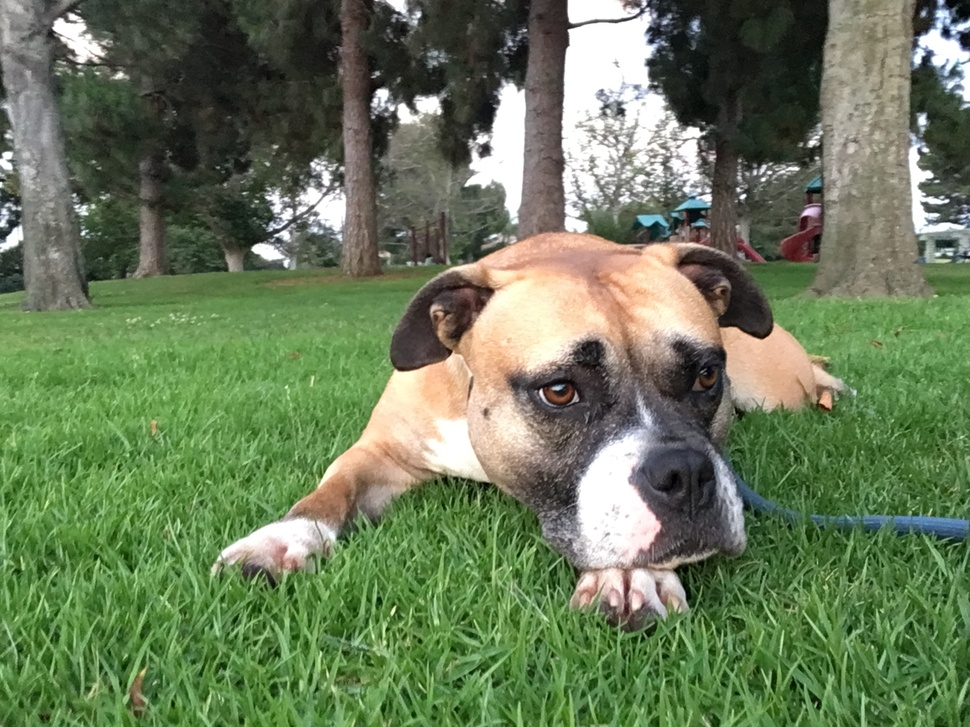
//> input picture HSV/kaushik.jpg, 970 x 727 px, shrunk from 2576 x 1932 before the run
$ ./HSV   (built with g++ and OpenCV 4)
//> lines starting //> are read from the running program, lines starting //| are printed output that depends on the picture
#include<opencv2/opencv.hpp>
#include <iostream>
#include <math.h>


using namespace cv;
using namespace std;

void HSV(vector<Mat>, Mat);


int main()
{

    Mat src = imread("kaushik.jpg",CV_LOAD_IMAGE_COLOR);
//> src is the input picture: 727 rows x 970 cols, CV_8UC3; mean B, G, R 89.5, 123, 105.9

    Mat dst=Mat::zeros(src.rows, src.cols, CV_8UC3);


    vector<Mat> BGR;
    split(src, BGR);
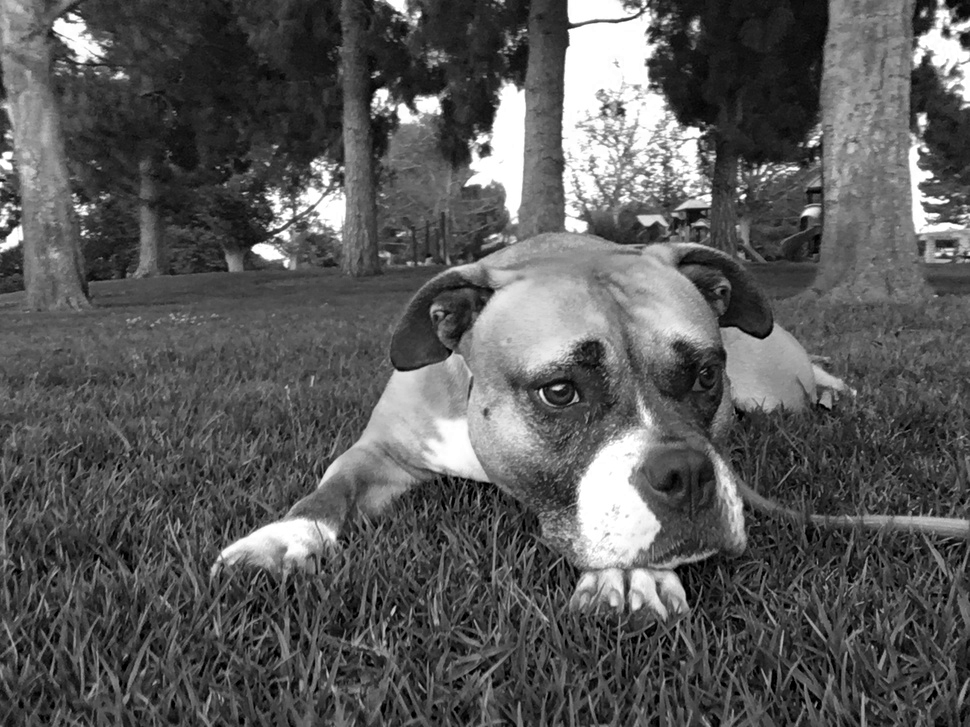
//> BGR[0]: 727 rows x 970 cols, CV_8UC1; min 0, max 255, mean 89.5
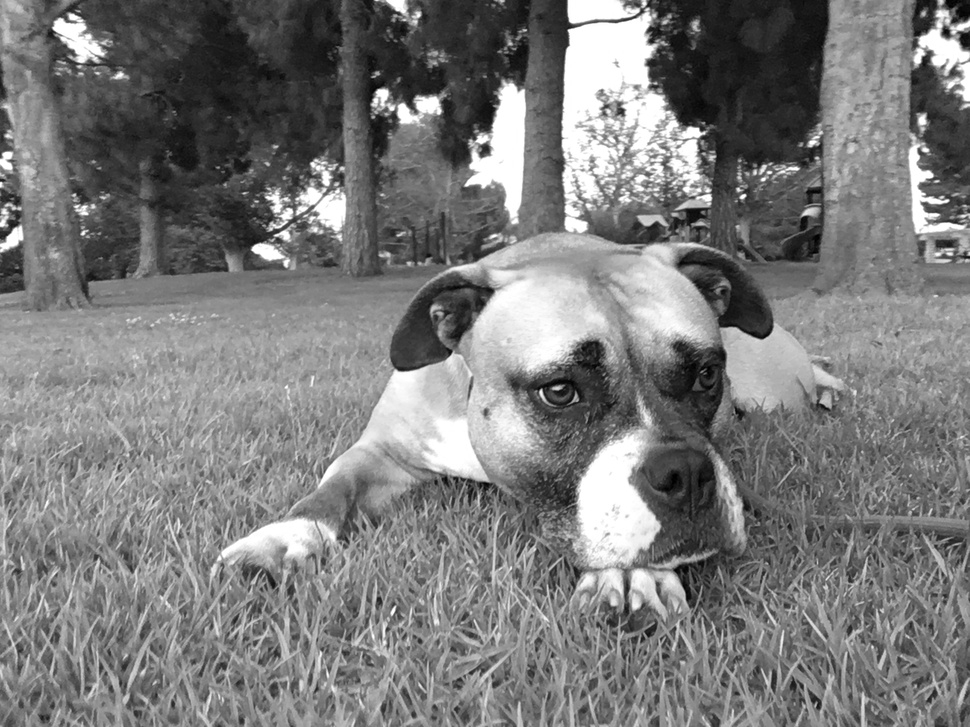
//> BGR[1]: 727 rows x 970 cols, CV_8UC1; min 0, max 255, mean 123
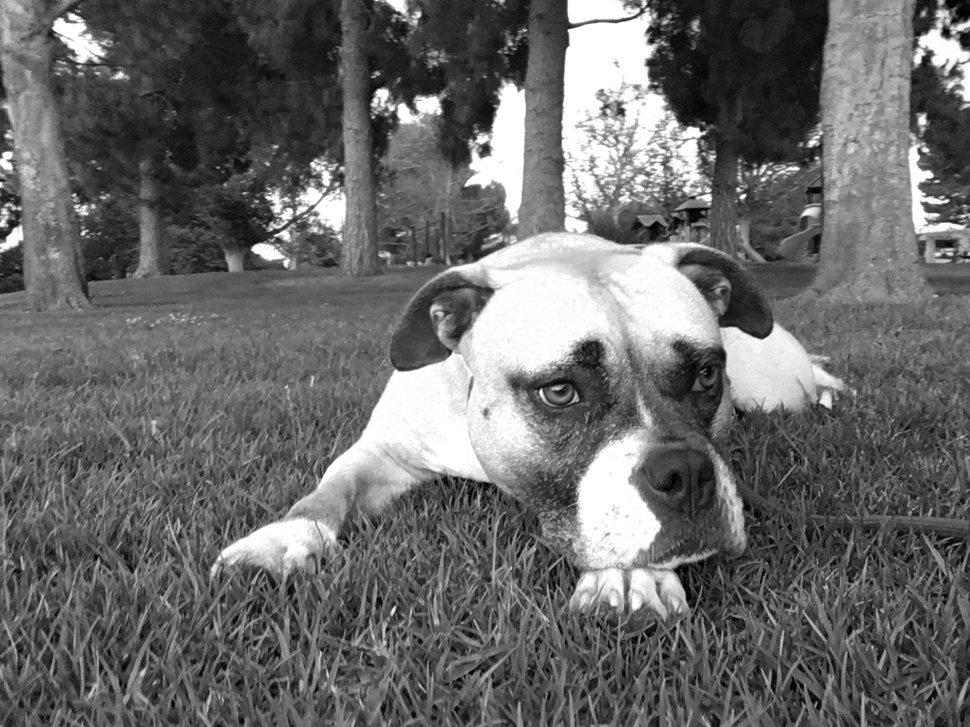
//> BGR[2]: 727 rows x 970 cols, CV_8UC1; min 0, max 255, mean 105.9


    HSV(BGR,dst);


    imwrite("HSV_image.jpg",dst);


    waitKey(0);
    exit(0);
    return 0;

}


//------------------------------------------------------------------------

void HSV(vector<Mat>rgb, Mat dst)
{

  const int cols = dst.cols;
//> cols = 970
  const int rows = dst.rows;
//> rows = 727
  uchar r, g, b, h, s, v;
  int i, j;
  float ri, gi, bi, var, hi, si, vi;
  float Cmax, Cmin, delta;


  for (i=0; i<dst.rows; i++)
  {
   for (j=0; j<dst.cols; j++)
   {


    b = rgb[0].at<uchar>(i,j);
    g = rgb[1].at<uchar>(i,j);
    r = rgb[2].at<uchar>(i,j);

    bi = (float)b/255.0;
    gi = (float)g/255.0;
    ri = (float)r/255.0;

    var = (ri>gi)? ri : gi;
    Cmax = (var > bi)? var : bi;

    var = (ri<gi)? ri : gi;
    Cmin = (var < bi)? var : bi;

    delta = Cmax - Cmin;


    if (Cmax != 0.0)
    {
     si = delta/Cmax;
    }
    else
    {
     si = 0;
    }


    if(delta == 0.0)
    {
     hi = 0.0;
    }
    else if(Cmax == ri)
    {
     hi = 60.0*(gi-bi)/delta;
    }
    else if (Cmax == gi)
    {
     hi = 60.0*((bi-ri)/delta + 2.0);
    }
    else if (Cmax == bi)
    {
     hi = 60.0*((ri-gi)/delta + 4.0);
    }

    if(hi < 0.0) hi += 360.0;


    vi = Cmax;


    // rescale

    hi = hi/360*255.0;
    si = si*255.0;
    vi = vi*255.0;


    h = (uchar)hi;
    s = (uchar)si;
    v = (uchar)vi;

    dst.at<Vec3b>(i,j)[0] = h;
    dst.at<Vec3b>(i,j)[1] = s;
    dst.at<Vec3b>(i,j)[2] = v;

   }
  }
//> this loop made 727 passes
//> (b, g, r, bi, gi, ri) on passes 1 to 3: (24, 30, 25, 0.0941, 0.118, 0.098), (23, 29, 24, 0.0902, 0.114, 0.0941), (26, 30, 25, 0.102, 0.118, 0.098)
//> after the loop, b = 66; g = 118; r = 78; bi = 0.259; gi = 0.463; ri = 0.306; si = 112.4; hi = 75.19; vi = 118
//> in main, `HSV(BGR,dst);`:
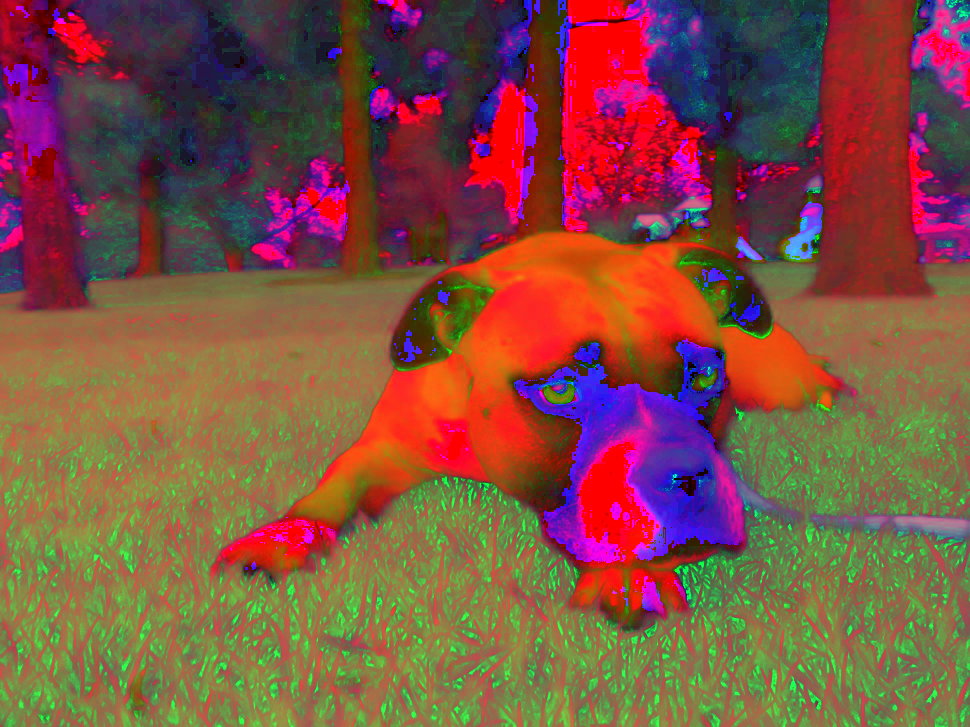
//> dst: 727 rows x 970 cols, CV_8UC3; mean B, G, R 66.7, 80.4, 127.4
//> (the program exits here)
